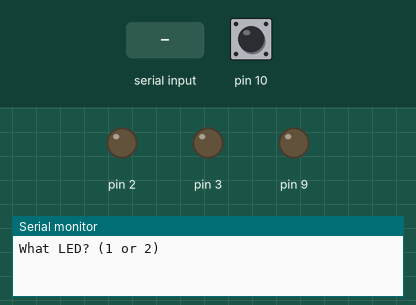
Recording of a sketch running on a simulated Arduino Uno, built with avr-gcc and run on an emulated ATmega328P. On the bench: output pins drawn as LEDs (lit = HIGH), the last lines printed to the serial monitor. Dashed ring = blinking. Inputs (shaded band) come from the test bench; at power-on: pin 10 HIGH.

Above: at 1.2 s.
1.3 s: pin 10 pulled LOW for 0.15 s
At 1.8 s:
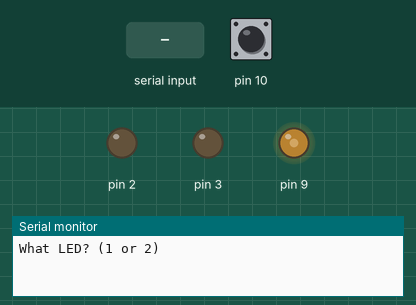
2.9 s: pin 10 pulled LOW for 1 s
At 5.0 s:
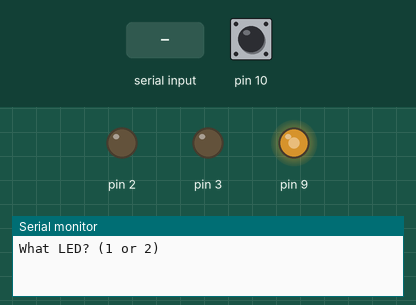
5.4 s: pin 10 pulled LOW for 0.15 s
At 6.7 s:
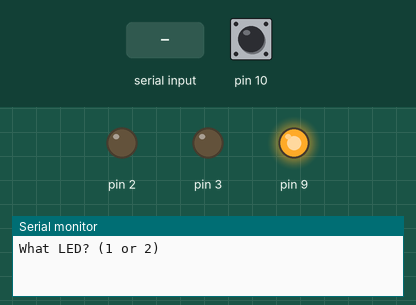
7.0 s: "1\n" received over Serial
8.5 s: "90,45\n" received over Serial
At 8.74 s:
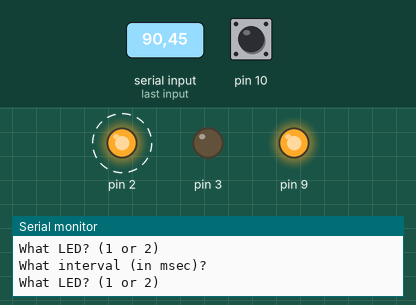
11.5 s: pin 10 pulled LOW for 3.2 s
At 14.87 s:
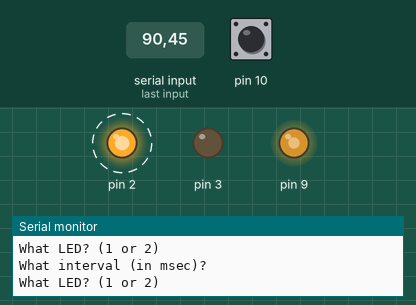
Timing chart, 0 to 17.8 s (numbered marks = the images above; inputs shaded):
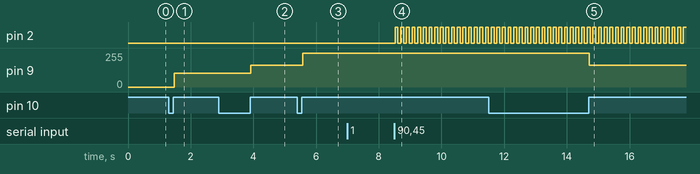

The sketch:

CMPE311Project5.ino
```cpp
#include "fan.h"                // fan module: fanInit() (Timer1 PWM on pin 9) and lightUpdate() (fan state machine)
#include "button.h"             // button module: buttonInit() (pin 10 input with pull-up) and checkbuttonReleased()
#include <Arduino_FreeRTOS.h>   // FreeRTOS: xTaskCreate(), vTaskDelay(), pdMS_TO_TICKS()

// ===== Serial input buffer =====
String inputBuffer = "";  // builds up one line of typed input, character by character

// ===== Configuration captured from the user =====
int getLED1Num   = 0;   // set to 1 once the user picks LED 1
int getLED2Num   = 0;   // set to 2 once the user picks LED 2
unsigned long getInterval1 = 0;   // blink interval for LED 1, in ms
unsigned long getInterval2 = 0;   // blink interval for LED 2, in ms

// ===== Question-flow state machine flags =====
bool askedLED      = false;  // have we asked "What LED?" for the current round?
bool askedInterval = false;  // have we asked "What interval?" for the current round?

bool gotLine = true;       // true exactly when a full line of input just finished
int value;                 // holds the number parsed from that completed line
int currentSelection = 0;  // which LED this round's interval answer belongs to (1 or 2)


void askQuestions(void *pvParameters);
void serviceLED1(void *pvParameters);
void serviceLED2(void *pvParameters);
void checkButton(void *pvParameters);   // fan task: steps the fan speed on each debounced button release (calls lightUpdate())
void changeFrequency1(int LEDNum, unsigned long LEDInterval);
void changeFrequency2(int LEDNum, unsigned long LEDInterval);
void blinkLED1(unsigned long LEDInterval);
void blinkLED2(unsigned long LEDInterval);
bool serialData(int &result);


void setup() {
  pinMode(2, OUTPUT);
  pinMode(3, OUTPUT);
  Serial.begin(9600);
  buttonInit();    // button: pin 10 as input with internal pull-up
  fanInit();       // fan: Timer1 Fast PWM on pin 9 (OC1A) for the MOSFET gate

  // Create the four tasks (name, stack size in bytes, priority; higher number = higher priority).
  // The scheduler starts when setup() returns.
  xTaskCreate(askQuestions, "askQuestions", 200, NULL, 1, NULL);
  xTaskCreate(serviceLED1,  "serviceLED1",   64, NULL, 3, NULL);
  xTaskCreate(serviceLED2,  "serviceLED2",   64, NULL, 3, NULL);
  xTaskCreate(checkButton,  "checkButton",  200, NULL, 2, NULL);
}

void loop() {
  // empty: all work is done by the FreeRTOS tasks
}


// Dialog task: asks for an LED number, then its blink interval, over and over.
void askQuestions(void *pvParameters) {
  for (;;) {
    // Ask which LED, once per round.
    if (!askedLED) {
      Serial.println("What LED? (1 or 2)");
      askedLED = true;
    }

    // Try to read ONE completed line this pass.
    value = 0;
    gotLine = serialData(value);

    if (gotLine) {
      if (!askedInterval) {
        // We were waiting for the LED number.
        if (value == 1) {
          getLED1Num = value;
          Serial.println("What interval (in msec)?");
          askedInterval = true;
          currentSelection = 1;
        } else if (value == 2) {
          getLED2Num = value;
          Serial.println("What interval (in msec)?");
          askedInterval = true;
          currentSelection = 2;
        }
      } else {
        // We were waiting for the interval: route it to whichever LED was picked.
        if (currentSelection == 1) {
          getInterval1 = value;
        } else if (currentSelection == 2) {
          getInterval2 = value;
        }

        // Reset the flow so the next completed line starts a fresh round
        // (new LED number) instead of being misread as another interval.
        askedLED      = false;
        askedInterval = false;
      }
    }
  }
}

// LED 1 task (priority 3): blinks LED 1 at its interval once it has been set.
void serviceLED1(void *pvParameters) {
  (void) pvParameters;
  for (;;) {
    changeFrequency1(getLED1Num, getInterval1);
  }
}

// LED 2 task (priority 3): blinks LED 2 at its interval once it has been set.
void serviceLED2(void *pvParameters) {
  (void) pvParameters;
  for (;;) {
    changeFrequency2(getLED2Num, getInterval2);
  }
}

// Fan task (priority 2): lightUpdate() reads the debounced button (RTOS tick) and, on each
// release, advances the fan OFF -> LOW -> MED -> HIGH -> MED -> LOW -> OFF.
// The button module waits with vTaskDelay(), so the other tasks keep running.
void checkButton(void *pvParameters) {
  for (;;) {
    lightUpdate();
  }
}

// Blinks LED 1 only if LED 1 was selected and its interval is set; otherwise waits 20 ms.
void changeFrequency1(int LEDNum, unsigned long LEDInterval) {
  if ((LEDNum == 1) && (LEDInterval > 0)) {
    blinkLED1(LEDInterval);
  } else {
    vTaskDelay(pdMS_TO_TICKS(20));
  }
}

// Blinks LED 2 only if LED 2 was selected and its interval is set; otherwise waits 20 ms.
void changeFrequency2(int LEDNum, unsigned long LEDInterval) {
  if ((LEDNum == 2) && (LEDInterval > 0)) {
    blinkLED2(LEDInterval);
  } else {
    vTaskDelay(pdMS_TO_TICKS(20));
  }
}

// One blink cycle for LED 1 (pin 2): on for one interval, off for one interval.
// vTaskDelay() lets the other tasks run during each wait.
void blinkLED1(unsigned long LEDInterval) {
  digitalWrite(2, HIGH);
  vTaskDelay(pdMS_TO_TICKS(LEDInterval));
  digitalWrite(2, LOW);
  vTaskDelay(pdMS_TO_TICKS(LEDInterval));
}

// One blink cycle for LED 2 (pin 3): on for one interval, off for one interval.
void blinkLED2(unsigned long LEDInterval) {
  digitalWrite(3, HIGH);
  vTaskDelay(pdMS_TO_TICKS(LEDInterval));
  digitalWrite(3, LOW);
  vTaskDelay(pdMS_TO_TICKS(LEDInterval));
}

// Reads at most ONE character per call. Returns true only on the call where it reads '\n':
// the full line is then complete, so it converts the buffered text to an int and clears the buffer.
// If no character is waiting, it waits 30 ms with vTaskDelay() so other tasks can run.
bool serialData(int &result) {
  if (Serial.available() > 0) {
    char incomingChar = Serial.read();

    if (incomingChar == '\n') {
      result = inputBuffer.toInt();
      inputBuffer = "";
      return true;
    } else {
      inputBuffer += incomingChar;  // keep building the line
    }
  } else {
    vTaskDelay(pdMS_TO_TICKS(30));
  }
  return false;
}
```

button.cpp
```cpp
#include "button.h"
#include <stdint.h>             // standard integer types only; no avr/io.h or avr/interrupt.h needed
#include <Arduino_FreeRTOS.h>   // FreeRTOS: xTaskGetTickCount(), vTaskDelay(), pdMS_TO_TICKS()


// ===== Own register constants (ATmega328P data-memory addresses) =====
#define myPINB  (*(volatile uint8_t *)0x23)     // Port B Input Pins (read-only use): button level
#define myDDRB  (*(volatile uint8_t *)0x24)     // Port B Data Direction Register: button = input
#define myPORTB (*(volatile uint8_t *)0x25)     // Port B Data Register: enables the pull-up for the button

// ===== Pin assignment =====
#define BUTTON_BIT  2    // PB2 = Arduino pin 10, push button to ground, internal pull-up (released = 1, pressed = 0)

static uint8_t prevButton = 1;        // last accepted button level: 1 = released, 0 = pressed (pull-up)
static TickType_t lastChange = 0;     // RTOS tick count at the last accepted button change, for debounce

// Sets pin 10 as an input with the internal pull-up.
void buttonInit() {
  myPORTB |= (1 << BUTTON_BIT);     // pull-up on the button pin: reads 1 released, 0 pressed
  myDDRB &= ~(1 << BUTTON_BIT);     // button pin as input
}

// Returns 1 exactly once per button release (pressed -> released), otherwise 0.
// Changes within 35 ms of the last accepted change are ignored (debounce).
// When no change is accepted it waits 30 ms with vTaskDelay(), so call it only from a FreeRTOS task.
uint8_t checkbuttonReleased() {
  TickType_t now = xTaskGetTickCount();   // current RTOS tick count

  uint8_t buttonReleased = 0;
  if ((myPINB & (1 << BUTTON_BIT)) && (prevButton == 0) && (TickType_t)(now - lastChange) >= pdMS_TO_TICKS(35)) {          // pin reads 1 and was 0: button released
    buttonReleased = 1;        // report the release event
    prevButton = 1;            // remember the button is now released
    lastChange = now;          // restart the debounce window
  } else if (!(myPINB & (1 << BUTTON_BIT)) && (prevButton == 1) && (TickType_t)(now - lastChange) >= pdMS_TO_TICKS(35)) { // pin reads 0 and was 1: button pressed
    buttonReleased = 0;        // a press is not reported, only tracked
    prevButton = 0;            // remember the button is now pressed
    lastChange = now;          // restart the debounce window
  } else {
    vTaskDelay(pdMS_TO_TICKS(30));   // no accepted change: let the other tasks run
  }
  return buttonReleased;
}
```

button.h
```cpp
#ifndef button_H  // include guard: skip this file if it was already included
#define button_H

#include <stdint.h>

// Sets pin 10 as an input with the internal pull-up. Call once in setup().
void buttonInit(void);

// Returns 1 exactly once per button release (debounced with the RTOS tick), otherwise 0.
// Waits with vTaskDelay() when no change is accepted, so call it only from a FreeRTOS task.
uint8_t checkbuttonReleased(void);

#endif
```

fan.cpp
```cpp
#include "fan.h"
#include "button.h"
#include <stdint.h>      // standard integer types only; no avr/io.h or avr/interrupt.h needed

// ===== Own register constants (ATmega328P data-memory addresses) =====
#define myDDRB (*(volatile uint8_t *)0x24)      // Port B Data Direction Register: fan = output
#define myTCCR1A (*(volatile uint8_t *)0x80)    // Timer/Counter1 Control Register A (COM1A/COM1B output mode, WGM11:10)
#define myTCCR1B (*(volatile uint8_t *)0x81)    // Timer/Counter1 Control Register B (WGM13:12, clock select CS12:0)
#define myOCR1A  (*(volatile uint16_t *)0x88)   // Timer/Counter1 Output Compare Register A (16-bit, duty compare for OC1A)
#define myICR1  (*(volatile uint16_t *)0x86)    // Timer/Counter1 Input Capture Register (16-bit, used as TOP in mode 14)
#define clksel   0                              // bit position of the clock select field (CS12:0) in myTCCR1B

// ===== Pin assignment =====
#define FAN_BIT     1    // PB1 = Arduino pin 9 = OC1A, PWM output to the MOSFET gate (through the gate resistor)

// ===== Fan duty compare values (duty fraction x (TOP + 1), TOP = 249) =====
#define DUTY_OFF  0      // 0%: fan off
#define DUTY_LOW  100    // 40%: 100 / 250 = 0.40
#define DUTY_MED  160    // 64%: 160 / 250 = 0.64
#define DUTY_HIGH 249    // 100%: OCR1A = TOP, so the output stays high (no compare match)

// Fan speed states, in the order they are first reached
typedef enum {
  STATE_OFF,
  STATE_LOW,
  STATE_MED,
  STATE_HIGH
} buttonState;

static buttonState newState = STATE_OFF;     // current fan state (holds the state the fan is in now)
static buttonState prevState = STATE_OFF;    // state we came from; tells MED and LOW whether we are going up or down

// Fan state machine: OFF -> LOW -> MED -> HIGH -> MED -> LOW -> OFF, one step per button release.
// Called repeatedly from the task table in the .ino.
void lightUpdate() {
  uint8_t buttonData = checkbuttonReleased();   // read the button once per call so every case sees the same event
  switch (newState) {
    case STATE_OFF:
      if (buttonData) {                 // release while off: start going up
        newState = STATE_LOW;
        myOCR1A = DUTY_LOW;
        prevState = STATE_OFF;
      }
      break;

    case STATE_LOW:
      if (buttonData && (prevState == STATE_OFF)) {          // came from OFF: going up
        newState = STATE_MED;
        myOCR1A = DUTY_MED;
        prevState = STATE_LOW;
      } else if (buttonData && (prevState == STATE_MED)) {   // came from MED: going down
        newState = STATE_OFF;
        myOCR1A = DUTY_OFF;
        prevState = STATE_LOW;
      }
      break;

    case STATE_MED:
      if (buttonData && (prevState == STATE_LOW)) {          // came from LOW: going up
        newState = STATE_HIGH;
        myOCR1A = DUTY_HIGH;
        prevState = STATE_MED;
      } else if (buttonData && (prevState == STATE_HIGH)) {  // came from HIGH: going down
        newState = STATE_LOW;
        myOCR1A = DUTY_LOW;
        prevState = STATE_MED;
      }
      break;

    case STATE_HIGH:
      if (buttonData && (prevState == STATE_MED)) {          // top of the cycle: start going down
        newState = STATE_MED;
        myOCR1A = DUTY_MED;
        prevState = STATE_HIGH;
      }
      break;
  }
}

// Sets up Timer/Counter1 for Fast PWM (mode 14) on OC1A (Arduino pin 9, PB1).
// 16 MHz / 8 = 2 MHz (0.5 us per count); counting 0 to 249 is 250 counts = 125 us = 8 kHz PWM.
void fanInit() {
  myDDRB |= (1 << FAN_BIT);         // fan pin (OC1A) as output for the fan MOSFET gate
  myTCCR1A = 0;   // clear
  myTCCR1B = 0;   // clear
  myTCCR1A |= (0b10 << 0) | (0b10 << 6);   // WGM11:10 = 0b10 (low half of mode 14); COM1A1:0 = 0b10 (non-inverting: clear OC1A on compare match, set at BOTTOM)
  myICR1 = 0b0000000011111001;        // TOP = 249 (0x00F9): 250 counts per period, 2 MHz / 250 = 8 kHz PWM
  myOCR1A = DUTY_OFF;                 // start with the fan off
  myTCCR1B |= (0b11 << 3) | (0b010 << clksel);     // WGM13:12 = 0b11 (high half of mode 14, Fast PWM with TOP = ICR1); CS12:0 = 0b010 = divide by 8 (2 MHz timer clock); written last so the timer starts only after setup
}
```

fan.h
```cpp
#ifndef fan_H // include guard: skip this file if it was already included
#define fan_H

#include <stdint.h>

// Sets up Timer1 for Fast PWM on pin 9 (OC1A) to drive the fan MOSFET gate.
// Call once in setup().
void fanInit(void);

// Fan state machine: reads the button (button.h) and steps OFF -> LOW -> MED -> HIGH -> MED -> LOW -> OFF,
// one step per release, updating the PWM duty (OCR1A). Call repeatedly from loop().
void lightUpdate(void);

#endif  // fan_H
```

Measured:
- after the input at 1.3 s, pin 9: 0/255 → 102/255 after 0.18 s
- after the input at 2.9 s, pin 9: 102/255 → 164/255 after 1.0 s
- after the input at 5.4 s, pin 9: 164/255 → 255/255 after 0.17 s
- after the input at 8.5 s, pin 2: alternates HIGH for 0.09 s and LOW for 0.09 s, starting at once
- after the input at 11.5 s, pin 9: 255/255 → 164/255 after 3.2 s
